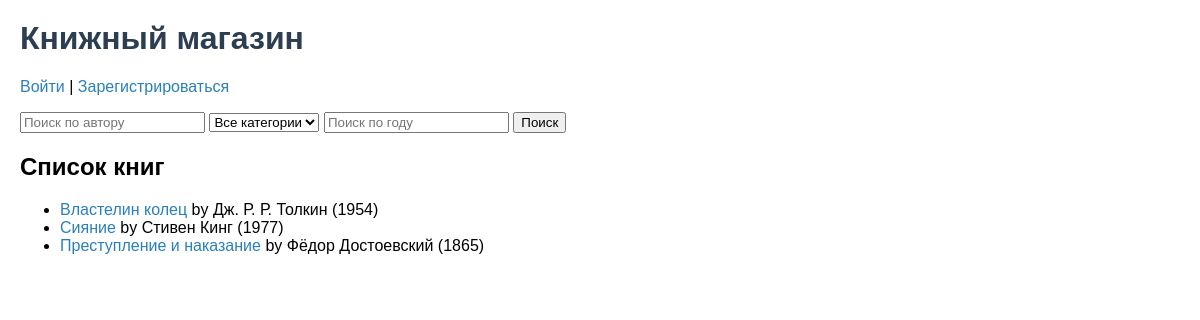
The page / on the database its author committed.
### books/models.py (models this page shows, shortened)
class Book(models.Model):
    title = models.CharField(max_length=255)
    author = models.CharField(max_length=255)
    publication_year = models.IntegerField()
    description = models.TextField()
    category = models.ForeignKey(Category, on_delete=models.CASCADE)
    price = models.DecimalField(max_digits=10, decimal_places=2)
    cover_image = models.ImageField(upload_to='images/')
    status = models.CharField(max_length=20, choices=[
        ('available', 'Доступна'),
        ('out_of_stock', 'Недоступна'),
    ])

### books/views.py (the view)
# urls.py: path('', views.book_list, name='book_list'),
def book_list(request):
    books = Book.objects.all()
    categories = Category.objects.all()
    author = request.GET.get('author')
    category = request.GET.get('category')
    year = request.GET.get('year')
    if author:
        books = books.filter(author__icontains=author)
    if category:
        books = books.filter(category__name=category)
    if year:
        books = books.filter(publication_year=year)
    return render(request, 'books/book_list.html', {'books': books, 'categories': categories})

### books/templates/books/book_list.html (shortened to what this page needs)
<html lang="ru">
<head>
</head>
<body>
    <h1>Книжный магазин</h1>
    {% if user.is_authenticated %}
        <p>Привет, {{ user.username }}! <a href="{% url 'logout' %}">Выйти</a></p>
        <p><a href="{% url 'cart' %}">Корзина</a></p>
        {% if user.is_staff %}
            <a href="/admin/" class="admin-button">Перейти в администраторскую панель</a>
    </br>
    </br>
        {% endif %}
    {% else %}
        <p>
            <a href="{% url 'login' %}">Войти</a> |
            <a href="{% url 'register' %}">Зарегистрироваться</a>
        </p>
    {% endif %}
    <form method="GET">
        <input type="text" name="author" placeholder="Поиск по автору">
        <select name="category">
            <option value="">Все категории</option>
        </select>
        <input type="number" name="year" placeholder="Поиск по году">
        <button type="submit">Поиск</button>
    </form>
    <h2>Список книг</h2>
    <ul>
        {% for book in books %}
            <li>
                <a href="{% url 'book_detail' book.id %}">{{ book.title }}</a> by {{ book.author }} ({{ book.publication_year }})
            </li>
        {% endfor %}
    </ul>
</body>
</html>

### books/templates/books/book_list.html (style rules this page uses)
body { font-family: Arial, sans-serif; margin: 20px; }
h1 { color: #2c3e50; }
a { text-decoration: none; color: #2980b9; }

### rows shown on the page
Book: title "Властелин колец", author "Дж. Р. Р. Толкин", publication_year "1954"
Book: title "Сияние", author "Стивен Кинг", publication_year "1977"
Book: title "Преступление и наказание", author "Фёдор Достоевский", publication_year "1865"
